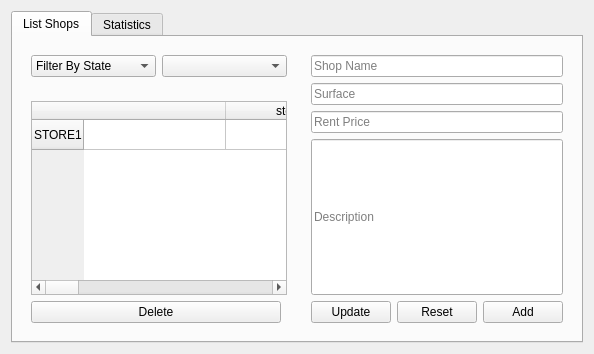
          <widget class="QWidget" name="shop_page">
           <property name="sizePolicy">
            <sizepolicy hsizetype="Expanding" vsizetype="Expanding">
             <horstretch>0</horstretch>
             <verstretch>0</verstretch>
            </sizepolicy>
           </property>
           <layout class="QGridLayout" name="gridLayout_18">
            <item row="0" column="0">
             <widget class="QTabWidget" name="tabWidget_4">
              <property name="currentIndex">
               <number>0</number>
              </property>
              <widget class="QWidget" name="tab_18">
               <attribute name="title">
                <string>List Shops</string>
               </attribute>
               <layout class="QGridLayout" name="gridLayout_22">
                <item row="0" column="0">
                 <widget class="QWidget" name="searchform_emp_9" native="true">
                  <property name="sizePolicy">
                   <sizepolicy hsizetype="Expanding" vsizetype="Fixed">
                    <horstretch>0</horstretch>
                    <verstretch>0</verstretch>
                   </sizepolicy>
                  </property>
                  <layout class="QHBoxLayout" name="grid5_9">
                   <item>
                    <widget class="QComboBox" name="comboBox_10">
                     <item>
                      <property name="text">
                       <string>Filter By State</string>
                      </property>
                     </item>
                     <item>
                      <property name="text">
                       <string>Rented</string>
                      </property>
                     </item>
                     <item>
                      <property name="text">
                       <string>Not Rented</string>
                      </property>
                     </item>
                    </widget>
                   </item>
                   <item>
                    <widget class="QComboBox" name="comboBox_11"/>
                   </item>
                  </layout>
                 </widget>
                </item>
                <item row="1" column="0">
                 <widget class="QWidget" name="list_emp_9" native="true">
                  <property name="sizePolicy">
                   <sizepolicy hsizetype="Expanding" vsizetype="Expanding">
                    <horstretch>0</horstretch>
                    <verstretch>0</verstretch>
                   </sizepolicy>
                  </property>
                  <layout class="QGridLayout" name="gridLayout_21">
                   <item row="1" column="0">
                    <widget class="QPushButton" name="delete_emp_9">
                     <property name="sizePolicy">
                      <sizepolicy hsizetype="Expanding" vsizetype="Fixed">
                       <horstretch>0</horstretch>
                       <verstretch>0</verstretch>
                      </sizepolicy>
                     </property>
                     <property name="text">
                      <string>Delete</string>
                     </property>
                    </widget>
                   </item>
                   <item row="0" column="0" colspan="2">
                    <widget class="QTableWidget" name="tableWidget_5">
                     <property name="styleSheet">
                      <string notr="true"/>
                     </property>
                     <attribute name="horizontalHeaderCascadingSectionResizes">
                      <bool>false</bool>
                     </attribute>
                     <attribute name="horizontalHeaderDefaultSectionSize">
                      <number>142</number>
                     </attribute>
                     <attribute name="horizontalHeaderHighlightSections">
                      <bool>false</bool>
                     </attribute>
                     <attribute name="horizontalHeaderShowSortIndicator" stdset="0">
                      <bool>false</bool>
                     </attribute>
                     <attribute name="horizontalHeaderStretchLastSection">
                      <bool>true</bool>
                     </attribute>
                     <row>
                      <property name="text">
                       <string>STORE1</string>
                      </property>
                      <property name="font">
                       <font>
                        <strikeout>false</strikeout>
                       </font>
                      </property>
                     </row>
                     <column>
                      <property name="text">
                       <string/>
                      </property>
                     </column>
                     <column>
                      <property name="text">
                       <string>store ID</string>
                      </property>
                     </column>
                     <column>
                      <property name="text">
                       <string>owner ID</string>
                      </property>
                     </column>
                     <column>
                      <property name="text">
                       <string>store name</string>
                      </property>
                     </column>
                     <column>
                      <property name="text">
                       <string>rent price</string>
                      </property>
                     </column>
                     <column>
                      <property name="text">
                       <string>condition</string>
                      </property>
                     </column>
                     <column>
                      <property name="text">
                       <string>state</string>
                      </property>
                     </column>
                     <item row="0" column="0">
                      <property name="text">
                       <string/>
                      </property>
                      <property name="font">
                       <font>
                        <strikeout>false</strikeout>
                       </font>
                      </property>
                     </item>
                    </widget>
                   </item>
                  </layout>
                 </widget>
                </item>
                <item row="0" column="1" rowspan="2">
                 <widget class="QWidget" name="emp_form_9" native="true">
                  <property name="sizePolicy">
                   <sizepolicy hsizetype="Expanding" vsizetype="Expanding">
                    <horstretch>0</horstretch>
                    <verstretch>0</verstretch>
                   </sizepolicy>
                  </property>
                  <layout class="QGridLayout" name="gridLayout_23">
                   <item row="2" column="0" colspan="3">
                    <widget class="QLineEdit" name="nom_20">
                     <property name="sizePolicy">
                      <sizepolicy hsizetype="Expanding" vsizetype="Fixed">
                       <horstretch>0</horstretch>
                       <verstretch>0</verstretch>
                      </sizepolicy>
                     </property>
                     <property name="minimumSize">
                      <size>
                       <width>0</width>
                       <height>0</height>
                      </size>
                     </property>
                     <property name="text">
                      <string/>
                     </property>
                     <property name="placeholderText">
                      <string>Rent Price</string>
                     </property>
                    </widget>
                   </item>
                   <item row="4" column="0">
                    <widget class="QPushButton" name="update_emp_9">
                     <property name="sizePolicy">
                      <sizepolicy hsizetype="Expanding" vsizetype="Fixed">
                       <horstretch>0</horstretch>
                       <verstretch>0</verstretch>
                      </sizepolicy>
                     </property>
                     <property name="text">
                      <string>Update</string>
                     </property>
                    </widget>
                   </item>
                   <item row="4" column="1">
                    <widget class="QPushButton" name="reset_emp_9">
                     <property name="sizePolicy">
                      <sizepolicy hsizetype="Expanding" vsizetype="Fixed">
                       <horstretch>0</horstretch>
                       <verstretch>0</verstretch>
                      </sizepolicy>
                     </property>
                     <property name="text">
                      <string>Reset</string>
                     </property>
                    </widget>
                   </item>
                   <item row="4" column="2">
                    <widget class="QPushButton" name="add_emp_9">
                     <property name="sizePolicy">
                      <sizepolicy hsizetype="Expanding" vsizetype="Fixed">
                       <horstretch>0</horstretch>
                       <verstretch>0</verstretch>
                      </sizepolicy>
                     </property>
                     <property name="text">
                      <string>Add</string>
                     </property>
                    </widget>
                   </item>
                   <item row="0" column="0" colspan="3">
                    <widget class="QLineEdit" name="nom_19">
                     <property name="sizePolicy">
                      <sizepolicy hsizetype="Expanding" vsizetype="Fixed">
                       <horstretch>0</horstretch>
                       <verstretch>0</verstretch>
                      </sizepolicy>
                     </property>
                     <property name="minimumSize">
                      <size>
                       <width>0</width>
                       <height>0</height>
                      </size>
                     </property>
                     <property name="text">
                      <string/>
                     </property>
                     <property name="placeholderText">
                      <string>Shop Name</string>
                     </property>
                    </widget>
                   </item>
                   <item row="1" column="0" colspan="3">
                    <widget class="QLineEdit" name="nom_18">
                     <property name="sizePolicy">
                      <sizepolicy hsizetype="Expanding" vsizetype="Fixed">
                       <horstretch>0</horstretch>
                       <verstretch>0</verstretch>
                      </sizepolicy>
                     </property>
                     <property name="minimumSize">
                      <size>
                       <width>0</width>
                       <height>0</height>
                      </size>
                     </property>
                     <property name="text">
                      <string/>
                     </property>
                     <property name="placeholderText">
                      <string>Surface</string>
                     </property>
                    </widget>
                   </item>
                   <item row="3" column="0" colspan="3">
                    <widget class="QLineEdit" name="nom_17">
                     <property name="sizePolicy">
                      <sizepolicy hsizetype="Expanding" vsizetype="Expanding">
                       <horstretch>0</horstretch>
                       <verstretch>0</verstretch>
                      </sizepolicy>
                     </property>
                     <property name="minimumSize">
                      <size>
                       <width>0</width>
                       <height>0</height>
                      </size>
                     </property>
                     <property name="text">
                      <string/>
                     </property>
                     <property name="placeholderText">
                      <string>Description</string>
                     </property>
                    </widget>
                   </item>
                  </layout>
                 </widget>
                </item>
               </layout>
              </widget>
              <widget class="QWidget" name="tab_19">
               <attribute name="title">
                <string>Statistics</string>
               </attribute>
              </widget>
             </widget>
            </item>
           </layout>
          </widget>
